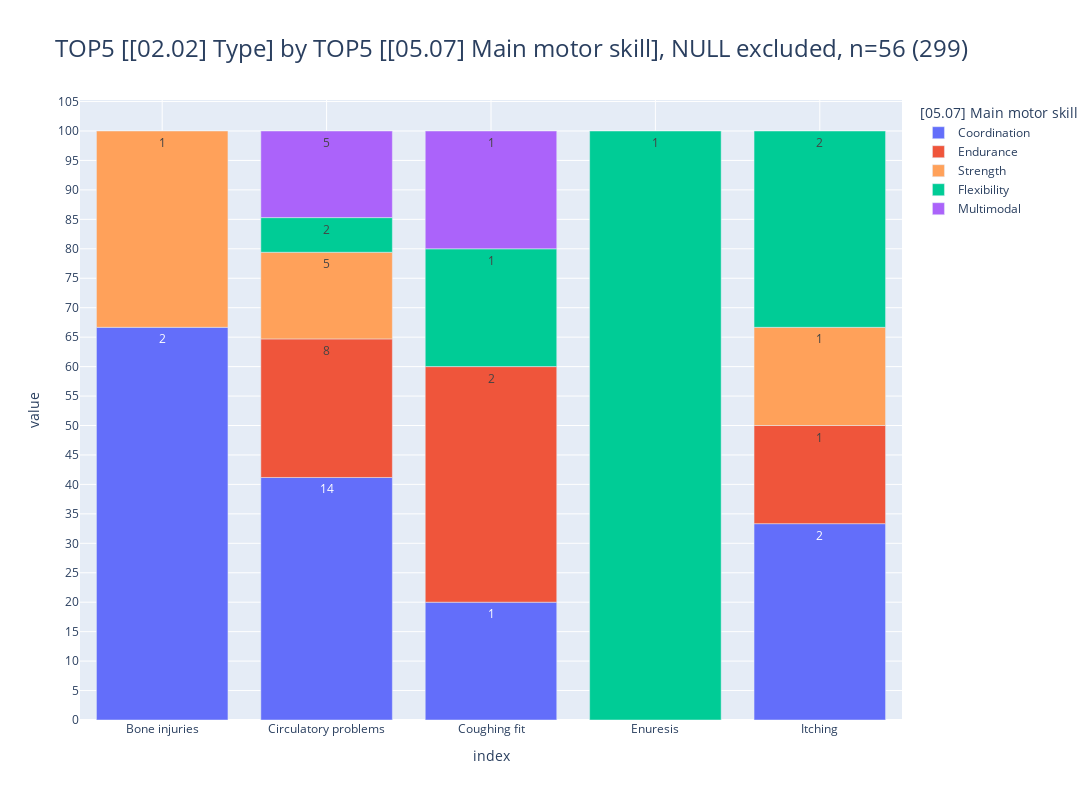

This figure's notebook cell:
### Markdown cell above
### <a id='toc1_4_1_'></a>[slide 1](#toc0_)

### Code cell
slide1=df_slides.find_cols(["[05.07]","[02.02]"])
create_multi_chart(df_slides[slide1])

### Figure 1 — Plotly figure (JSON) as saved in the notebook; plotly's stock layout.template omitted (floating-point values rounded to 4 significant figures)
{"data": [{"hovertemplate": "col=Coordination<br>index=%{x}<br>value=%{y}<br>cnt_str=%{text}<extra></extra>", "legendgroup": "Coordination", "marker": {"color": "#636EFA", "pattern": {"shape": ""}}, "name": "Coordination", "orientation": "v", "showlegend": true, "text": ["2", "14", "1", "2"], "textposition": "auto", "type": "bar", "x": ["Bone injuries", "Circulatory problems", "Coughing fit", "Itching"], "xaxis": "x", "y": [2, 14, 1, 2], "yaxis": "y"}, {"hovertemplate": "col=Endurance<br>index=%{x}<br>value=%{y}<br>cnt_str=%{text}<extra></extra>", "legendgroup": "Endurance", "marker": {"color": "#EF553B", "pattern": {"shape": ""}}, "name": "Endurance", "orientation": "v", "showlegend": true, "text": ["8", "2", "1"], "textposition": "auto", "type": "bar", "x": ["Circulatory problems", "Coughing fit", "Itching"], "xaxis": "x", "y": [8, 2, 1], "yaxis": "y"}, {"hovertemplate": "col=Strength<br>index=%{x}<br>value=%{y}<br>cnt_str=%{text}<extra></extra>", "legendgroup": "Strength", "marker": {"color": "#FFA15A", "pattern": {"shape": ""}}, "name": "Strength", "orientation": "v", "showlegend": true, "text": ["1", "5", "1"], "textposition": "auto", "type": "bar", "x": ["Bone injuries", "Circulatory problems", "Itching"], "xaxis": "x", "y": [1, 5, 1], "yaxis": "y"}, {"hovertemplate": "col=Flexibility<br>index=%{x}<br>value=%{y}<br>cnt_str=%{text}<extra></extra>", "legendgroup": "Flexibility", "marker": {"color": "#00CC96", "pattern": {"shape": ""}}, "name": "Flexibility", "orientation": "v", "showlegend": true, "text": ["2", "1", "1", "2"], "textposition": "auto", "type": "bar", "x": ["Circulatory problems", "Coughing fit", "Enuresis", "Itching"], "xaxis": "x", "y": [2, 1, 1, 2], "yaxis": "y"}, {"hovertemplate": "col=Multimodal<br>index=%{x}<br>value=%{y}<br>cnt_str=%{text}<extra></extra>", "legendgroup": "Multimodal", "marker": {"color": "#AB63FA", "pattern": {"shape": ""}}, "name": "Multimodal", "orientation": "v", "showlegend": true, "text": ["5", "1"], "textposition": "auto", "type": "bar", "x": ["Circulatory problems", "Coughing fit"], "xaxis": "x", "y": [5, 1], "yaxis": "y"}], "layout": {"barmode": "relative", "barnorm": "percent", "height": 800, "legend": {"title": {"text": "[05.07] Main motor skill"}, "tracegroupgap": 0, "traceorder": "normal"}, "title": {"font": {"size": 24}, "text": "TOP5 [[02.02] Type] by TOP5 [[05.07] Main motor skill], NULL excluded, n=56 (299)", "xanchor": "left", "y": 0.95, "yanchor": "top"}, "width": 1600, "xaxis": {"anchor": "y", "categoryarray": ["Bone injuries", "Circulatory problems", "Coughing fit", "Enuresis", "Itching"], "categoryorder": "array", "domain": [0, 1], "gridwidth": 1, "showgrid": true, "title": {"text": "index"}}, "yaxis": {"anchor": "x", "domain": [0, 1], "dtick": 5, "gridwidth": 1, "showgrid": true, "title": {"text": "value"}}}}
